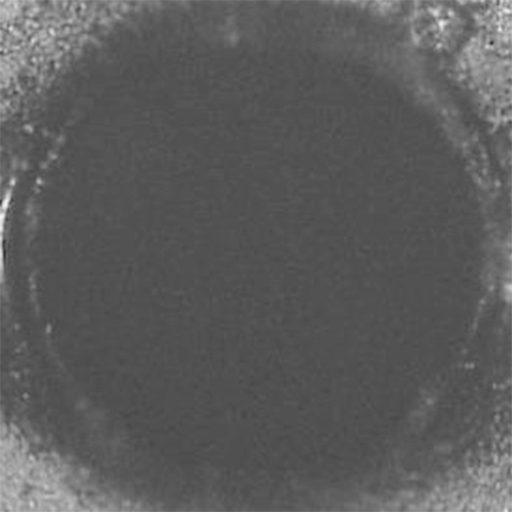
#> input picture data/membrane/train/image/1.png, 512 x 512 px; its folder holds only this picture in this run
$ python DataAugmentation.py
#> lines starting #> are read from the running program, lines starting #| are printed output that depends on the picture
# coding = utf-8
import cv2
from PIL import Image
from PIL import ImageEnhance
from numpy.ma import array
import numpy as np
import os
# 批量处理代码
rootdir = 'data/membrane/train/image/' # 指明被遍历的文件夹

def operate(currentPath, filename, targetPath):
    # 读取图像
#> called with currentPath = 'data/membrane/train/image/1.png', filename = '1.png', targetPath = 'data/membrane/train/aug/'
    image = Image.open(currentPath)
#> image is the input picture: PIL image 512x512 RGBA; mean R, G, B, A 92, 92, 92, 254.9
    image_cv = cv2.imread(currentPath)
#> image_cv: shape (512, 512, 3); min 42, max 242, mean 92
    # image.show()
    # 增强亮度 bh_
    enh_bri = ImageEnhance.Brightness(image)
    brightness = 1.07
    image_brightened_h = enh_bri.enhance(brightness)
    # image_brightened_h.show()
    image_brightened_h.save(targetPath + 'bh_' + filename)  # 保存

    # 降低亮度 bl_
    enh_bri_low = ImageEnhance.Brightness(image)
    brightness = 0.87
    image_brightened_low = enh_bri_low.enhance(brightness)
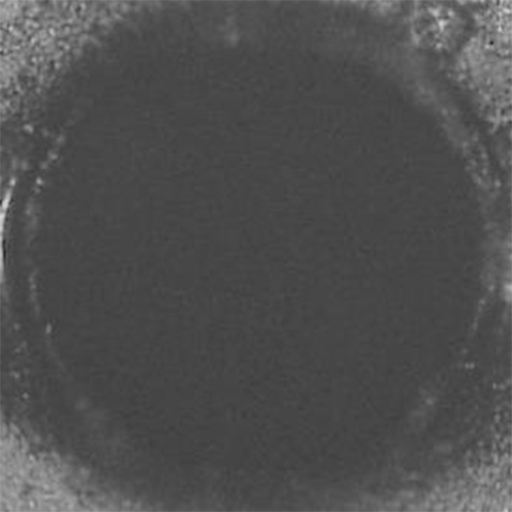
#> image_brightened_low: PIL image 512x512 RGBA; mean R, G, B, A 79.5, 79.5, 79.5, 254.9; transparent parts drawn white
    # image_brightened_low.show()
    image_brightened_low.save(targetPath + 'bl_' + filename)

    # 改变色度 co_
    enh_col = ImageEnhance.Color(image)
    color = 0.8
    image_colored = enh_col.enhance(color)
    # image_colored.show()
    image_colored.save(targetPath + 'co_' + filename)

    # 改变对比度 cont_
    enh_con = ImageEnhance.Contrast(image)
    contrast = 0.8
    image_contrasted = enh_con.enhance(contrast)
    # image_contrasted.show()
    image_contrasted.save(targetPath + 'cont_' + filename)

    # 改变锐度 sha_
    enh_sha = ImageEnhance.Sharpness(image)
    sharpness = 3.0
    image_sharp = enh_sha.enhance(sharpness)
    # image_sharp.show()
    image_sharp.save(targetPath + 'sha_' + filename)


for parent, dirnames, filenames in os.walk(rootdir):
    for filename in filenames:
        # print('parent is:' + parent)
        print('filename is: ' + filename)
        # 把文件名添加到一起后输出
        currentPath = os.path.join(parent, filename)
        # print('the full name of file is :' + currentPath)
        # 保存处理后的图片的目标文件夹
        targetPath = 'data/membrane/train/aug/'
        # 进行处理
        operate(currentPath, filename, targetPath)

$ run again, on data/membrane/train/image/15.png
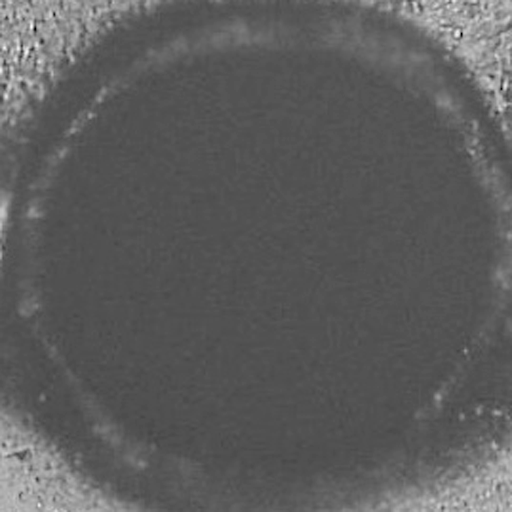
#> input picture data/membrane/train/image/15.png, 512 x 512 px
#> in operate, image is the input picture: PIL image 512x512 RGBA; mean R, G, B, A 93, 93, 93, 255
#> in operate, `image_brightened_low = enh_bri_low.enhance(brightness)`:
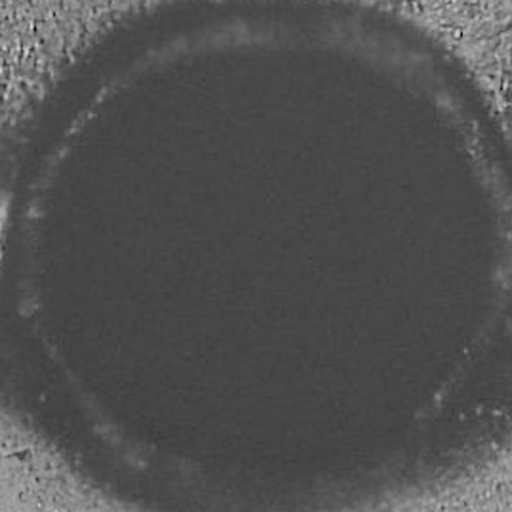
#> image_brightened_low: PIL image 512x512 RGBA; mean R, G, B, A 80.4, 80.4, 80.4, 255

$ run again, on data/membrane/train/image/16.png
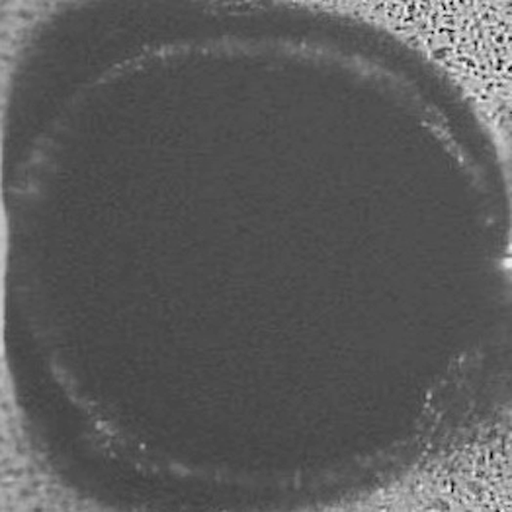
#> input picture data/membrane/train/image/16.png, 512 x 512 px
#> in operate, image is the input picture: PIL image 512x512 RGBA; mean R, G, B, A 89.7, 89.7, 89.7, 255
#> in operate, `image_brightened_low = enh_bri_low.enhance(brightness)`:
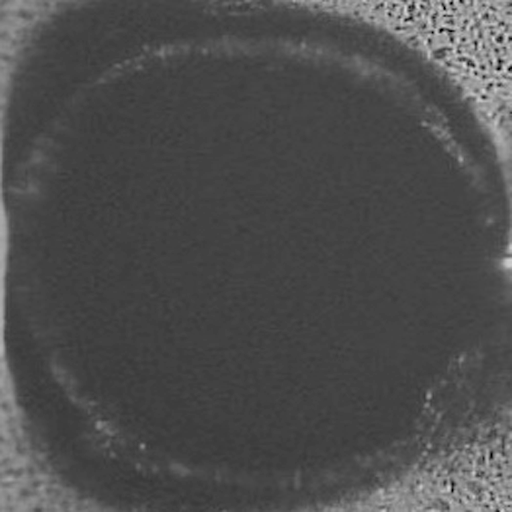
#> image_brightened_low: PIL image 512x512 RGBA; mean R, G, B, A 77.5, 77.5, 77.5, 255

$ run again, on data/membrane/train/image/10.png
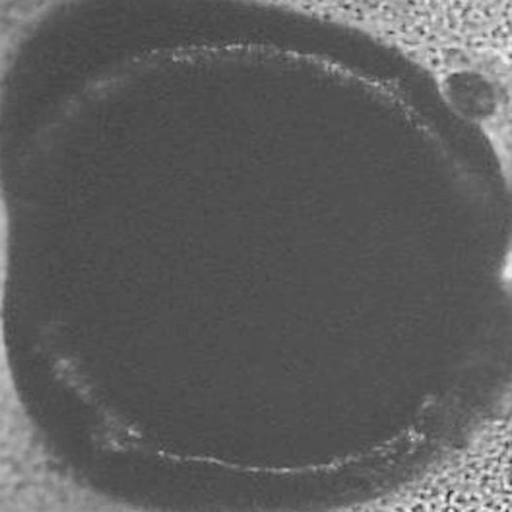
#> input picture data/membrane/train/image/10.png, 512 x 512 px
#> in operate, image is the input picture: PIL image 512x512 RGBA; mean R, G, B, A 92.9, 92.9, 92.9, 255
#> in operate, `image_brightened_low = enh_bri_low.enhance(brightness)`:
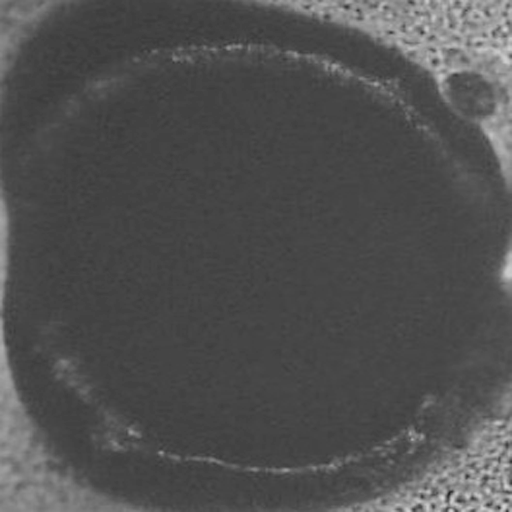
#> image_brightened_low: PIL image 512x512 RGBA; mean R, G, B, A 80.3, 80.3, 80.3, 255
